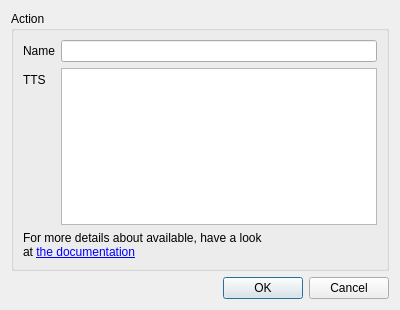
<?xml version="1.0" encoding="UTF-8"?>
<ui version="4.0">
 <class>ActionDatetimeDialog</class>
 <widget class="QDialog" name="ActionDatetimeDialog">
  <property name="geometry">
   <rect>
    <x>0</x>
    <y>0</y>
    <width>400</width>
    <height>310</height>
   </rect>
  </property>
  <property name="windowTitle">
   <string>Dialog</string>
  </property>
  <layout class="QVBoxLayout" name="verticalLayout">
   <item>
    <widget class="QGroupBox" name="qgbAction">
     <property name="title">
      <string>Action</string>
     </property>
     <layout class="QFormLayout" name="formLayout">
      <property name="fieldGrowthPolicy">
       <enum>QFormLayout::AllNonFixedFieldsGrow</enum>
      </property>
      <item row="0" column="0">
       <widget class="QLabel" name="qlName">
        <property name="text">
         <string>Name</string>
        </property>
        <property name="buddy">
         <cstring>qleName</cstring>
        </property>
       </widget>
      </item>
      <item row="0" column="1">
       <widget class="QLineEdit" name="qleName"/>
      </item>
      <item row="1" column="0">
       <widget class="QLabel" name="qlTTS">
        <property name="text">
         <string>TTS</string>
        </property>
        <property name="buddy">
         <cstring>qpteTTS</cstring>
        </property>
       </widget>
      </item>
      <item row="1" column="1">
       <widget class="QPlainTextEdit" name="qpteTTS"/>
      </item>
      <item row="2" column="0" colspan="2">
       <widget class="QLabel" name="qlDocumentation">
        <property name="text">
         <string>&lt;!DOCTYPE HTML PUBLIC &quot;-//W3C//DTD HTML 4.0//EN&quot; &quot;http://www.w3.org/TR/REC-html40/strict.dtd&quot;&gt;
&lt;html&gt;&lt;head&gt;&lt;meta name=&quot;qrichtext&quot; content=&quot;1&quot; /&gt;&lt;style type=&quot;text/css&quot;&gt;
p, li { white-space: pre-wrap; }
&lt;/style&gt;&lt;/head&gt;&lt;body style=&quot; font-family:'Cantarell'; font-size:9pt; font-weight:400; font-style:normal;&quot;&gt;
&lt;p style=&quot; margin-top:0px; margin-bottom:0px; margin-left:0px; margin-right:0px; -qt-block-indent:0; text-indent:0px;&quot;&gt;For more details about available, have a look&lt;/p&gt;
&lt;p style=&quot; margin-top:0px; margin-bottom:0px; margin-left:0px; margin-right:0px; -qt-block-indent:0; text-indent:0px;&quot;&gt;at &lt;a href=&quot;dobby.readthedocs.org&quot;&gt;&lt;span style=&quot; text-decoration: underline; color:#0000ff;&quot;&gt;the documentation&lt;/span&gt;&lt;/a&gt;&lt;/p&gt;&lt;/body&gt;&lt;/html&gt;</string>
        </property>
       </widget>
      </item>
     </layout>
    </widget>
   </item>
   <item>
    <widget class="QDialogButtonBox" name="buttonBox">
     <property name="orientation">
      <enum>Qt::Horizontal</enum>
     </property>
     <property name="standardButtons">
      <set>QDialogButtonBox::Cancel|QDialogButtonBox::Ok</set>
     </property>
    </widget>
   </item>
  </layout>
 </widget>
 <tabstops>
  <tabstop>qleName</tabstop>
  <tabstop>qpteTTS</tabstop>
  <tabstop>buttonBox</tabstop>
 </tabstops>
 <resources/>
 <connections>
  <connection>
   <sender>buttonBox</sender>
   <signal>accepted()</signal>
   <receiver>ActionDatetimeDialog</receiver>
   <slot>accept()</slot>
   <hints>
    <hint type="sourcelabel">
     <x>248</x>
     <y>254</y>
    </hint>
    <hint type="destinationlabel">
     <x>157</x>
     <y>274</y>
    </hint>
   </hints>
  </connection>
  <connection>
   <sender>buttonBox</sender>
   <signal>rejected()</signal>
   <receiver>ActionDatetimeDialog</receiver>
   <slot>reject()</slot>
   <hints>
    <hint type="sourcelabel">
     <x>316</x>
     <y>260</y>
    </hint>
    <hint type="destinationlabel">
     <x>286</x>
     <y>274</y>
    </hint>
   </hints>
  </connection>
 </connections>
</ui>
